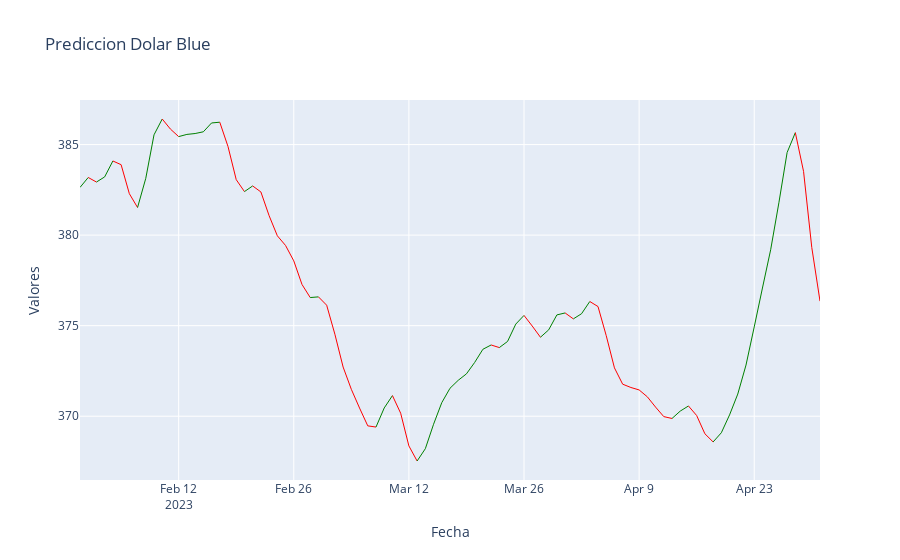

Write notebook code for a chart like this one.
### Code cell
import plotly.graph_objs as go
import plotly.offline as pyo

data = []
for i in range(1, len(values_new)):
    if y[i] > y[i-1]:
        color = 'green'
    else:
        color = 'red'
    trace = go.Scatter(x=x[i-1:i+1], y=y[i-1:i+1], mode='lines', line=dict(color=color, width=1), showlegend=False)
    data.append(trace)

layout = go.Layout(title='Prediccion Dolar Blue', xaxis=dict(title='Fecha'), yaxis=dict(title='Valores'))
fig = go.Figure(data=data, layout=layout)
pyo.iplot(fig)

### Figure 1 — Plotly figure (JSON) as saved in the notebook; plotly's stock layout.template omitted (floating-point values rounded to 4 significant figures)
{"data": [{"line": {"color": "green", "width": 1}, "mode": "lines", "showlegend": false, "type": "scatter", "x": ["2023-01-31", "2023-02-01"], "y": [382.6, 383.2]}, {"line": {"color": "red", "width": 1}, "mode": "lines", "showlegend": false, "type": "scatter", "x": ["2023-02-01", "2023-02-02"], "y": [383.2, 382.9]}, {"line": {"color": "green", "width": 1}, "mode": "lines", "showlegend": false, "type": "scatter", "x": ["2023-02-02", "2023-02-03"], "y": [382.9, 383.2]}, {"line": {"color": "green", "width": 1}, "mode": "lines", "showlegend": false, "type": "scatter", "x": ["2023-02-03", "2023-02-04"], "y": [383.2, 384.1]}, {"line": {"color": "red", "width": 1}, "mode": "lines", "showlegend": false, "type": "scatter", "x": ["2023-02-04", "2023-02-05"], "y": [384.1, 383.9]}, {"line": {"color": "red", "width": 1}, "mode": "lines", "showlegend": false, "type": "scatter", "x": ["2023-02-05", "2023-02-06"], "y": [383.9, 382.3]}, {"line": {"color": "red", "width": 1}, "mode": "lines", "showlegend": false, "type": "scatter", "x": ["2023-02-06", "2023-02-07"], "y": [382.3, 381.5]}, {"line": {"color": "green", "width": 1}, "mode": "lines", "showlegend": false, "type": "scatter", "x": ["2023-02-07", "2023-02-08"], "y": [381.5, 383.1]}, {"line": {"color": "green", "width": 1}, "mode": "lines", "showlegend": false, "type": "scatter", "x": ["2023-02-08", "2023-02-09"], "y": [383.1, 385.5]}, {"line": {"color": "green", "width": 1}, "mode": "lines", "showlegend": false, "type": "scatter", "x": ["2023-02-09", "2023-02-10"], "y": [385.5, 386.4]}, {"line": {"color": "red", "width": 1}, "mode": "lines", "showlegend": false, "type": "scatter", "x": ["2023-02-10", "2023-02-11"], "y": [386.4, 385.9]}, {"line": {"color": "red", "width": 1}, "mode": "lines", "showlegend": false, "type": "scatter", "x": ["2023-02-11", "2023-02-12"], "y": [385.9, 385.4]}, {"line": {"color": "green", "width": 1}, "mode": "lines", "showlegend": false, "type": "scatter", "x": ["2023-02-12", "2023-02-13"], "y": [385.4, 385.6]}, {"line": {"color": "green", "width": 1}, "mode": "lines", "showlegend": false, "type": "scatter", "x": ["2023-02-13", "2023-02-14"], "y": [385.6, 385.6]}, {"line": {"color": "green", "width": 1}, "mode": "lines", "showlegend": false, "type": "scatter", "x": ["2023-02-14", "2023-02-15"], "y": [385.6, 385.7]}, {"line": {"color": "green", "width": 1}, "mode": "lines", "showlegend": false, "type": "scatter", "x": ["2023-02-15", "2023-02-16"], "y": [385.7, 386.2]}, {"line": {"color": "green", "width": 1}, "mode": "lines", "showlegend": false, "type": "scatter", "x": ["2023-02-16", "2023-02-17"], "y": [386.2, 386.2]}, {"line": {"color": "red", "width": 1}, "mode": "lines", "showlegend": false, "type": "scatter", "x": ["2023-02-17", "2023-02-18"], "y": [386.2, 384.9]}, {"line": {"color": "red", "width": 1}, "mode": "lines", "showlegend": false, "type": "scatter", "x": ["2023-02-18", "2023-02-19"], "y": [384.9, 383.1]}, {"line": {"color": "red", "width": 1}, "mode": "lines", "showlegend": false, "type": "scatter", "x": ["2023-02-19", "2023-02-20"], "y": [383.1, 382.4]}, {"line": {"color": "green", "width": 1}, "mode": "lines", "showlegend": false, "type": "scatter", "x": ["2023-02-20", "2023-02-21"], "y": [382.4, 382.7]}, {"line": {"color": "red", "width": 1}, "mode": "lines", "showlegend": false, "type": "scatter", "x": ["2023-02-21", "2023-02-22"], "y": [382.7, 382.4]}, {"line": {"color": "red", "width": 1}, "mode": "lines", "showlegend": false, "type": "scatter", "x": ["2023-02-22", "2023-02-23"], "y": [382.4, 381.1]}, {"line": {"color": "red", "width": 1}, "mode": "lines", "showlegend": false, "type": "scatter", "x": ["2023-02-23", "2023-02-24"], "y": [381.1, 380.0]}, {"line": {"color": "red", "width": 1}, "mode": "lines", "showlegend": false, "type": "scatter", "x": ["2023-02-24", "2023-02-25"], "y": [380.0, 379.4]}, {"line": {"color": "red", "width": 1}, "mode": "lines", "showlegend": false, "type": "scatter", "x": ["2023-02-25", "2023-02-26"], "y": [379.4, 378.6]}, {"line": {"color": "red", "width": 1}, "mode": "lines", "showlegend": false, "type": "scatter", "x": ["2023-02-26", "2023-02-27"], "y": [378.6, 377.3]}, {"line": {"color": "red", "width": 1}, "mode": "lines", "showlegend": false, "type": "scatter", "x": ["2023-02-27", "2023-02-28"], "y": [377.3, 376.6]}, {"line": {"color": "green", "width": 1}, "mode": "lines", "showlegend": false, "type": "scatter", "x": ["2023-02-28", "2023-03-01"], "y": [376.6, 376.6]}, {"line": {"color": "red", "width": 1}, "mode": "lines", "showlegend": false, "type": "scatter", "x": ["2023-03-01", "2023-03-02"], "y": [376.6, 376.1]}, {"line": {"color": "red", "width": 1}, "mode": "lines", "showlegend": false, "type": "scatter", "x": ["2023-03-02", "2023-03-03"], "y": [376.1, 374.5]}, {"line": {"color": "red", "width": 1}, "mode": "lines", "showlegend": false, "type": "scatter", "x": ["2023-03-03", "2023-03-04"], "y": [374.5, 372.7]}, {"line": {"color": "red", "width": 1}, "mode": "lines", "showlegend": false, "type": "scatter", "x": ["2023-03-04", "2023-03-05"], "y": [372.7, 371.5]}, {"line": {"color": "red", "width": 1}, "mode": "lines", "showlegend": false, "type": "scatter", "x": ["2023-03-05", "2023-03-06"], "y": [371.5, 370.5]}, {"line": {"color": "red", "width": 1}, "mode": "lines", "showlegend": false, "type": "scatter", "x": ["2023-03-06", "2023-03-07"], "y": [370.5, 369.5]}, {"line": {"color": "red", "width": 1}, "mode": "lines", "showlegend": false, "type": "scatter", "x": ["2023-03-07", "2023-03-08"], "y": [369.5, 369.4]}, {"line": {"color": "green", "width": 1}, "mode": "lines", "showlegend": false, "type": "scatter", "x": ["2023-03-08", "2023-03-09"], "y": [369.4, 370.5]}, {"line": {"color": "green", "width": 1}, "mode": "lines", "showlegend": false, "type": "scatter", "x": ["2023-03-09", "2023-03-10"], "y": [370.5, 371.1]}, {"line": {"color": "red", "width": 1}, "mode": "lines", "showlegend": false, "type": "scatter", "x": ["2023-03-10", "2023-03-11"], "y": [371.1, 370.2]}, {"line": {"color": "red", "width": 1}, "mode": "lines", "showlegend": false, "type": "scatter", "x": ["2023-03-11", "2023-03-12"], "y": [370.2, 368.4]}, {"line": {"color": "red", "width": 1}, "mode": "lines", "showlegend": false, "type": "scatter", "x": ["2023-03-12", "2023-03-13"], "y": [368.4, 367.5]}, {"line": {"color": "green", "width": 1}, "mode": "lines", "showlegend": false, "type": "scatter", "x": ["2023-03-13", "2023-03-14"], "y": [367.5, 368.2]}, {"line": {"color": "green", "width": 1}, "mode": "lines", "showlegend": false, "type": "scatter", "x": ["2023-03-14", "2023-03-15"], "y": [368.2, 369.6]}, {"line": {"color": "green", "width": 1}, "mode": "lines", "showlegend": false, "type": "scatter", "x": ["2023-03-15", "2023-03-16"], "y": [369.6, 370.7]}, {"line": {"color": "green", "width": 1}, "mode": "lines", "showlegend": false, "type": "scatter", "x": ["2023-03-16", "2023-03-17"], "y": [370.7, 371.5]}, {"line": {"color": "green", "width": 1}, "mode": "lines", "showlegend": false, "type": "scatter", "x": ["2023-03-17", "2023-03-18"], "y": [371.5, 372.0]}, {"line": {"color": "green", "width": 1}, "mode": "lines", "showlegend": false, "type": "scatter", "x": ["2023-03-18", "2023-03-19"], "y": [372.0, 372.3]}, {"line": {"color": "green", "width": 1}, "mode": "lines", "showlegend": false, "type": "scatter", "x": ["2023-03-19", "2023-03-20"], "y": [372.3, 373.0]}, {"line": {"color": "green", "width": 1}, "mode": "lines", "showlegend": false, "type": "scatter", "x": ["2023-03-20", "2023-03-21"], "y": [373.0, 373.7]}, {"line": {"color": "green", "width": 1}, "mode": "lines", "showlegend": false, "type": "scatter", "x": ["2023-03-21", "2023-03-22"], "y": [373.7, 373.9]}, {"line": {"color": "red", "width": 1}, "mode": "lines", "showlegend": false, "type": "scatter", "x": ["2023-03-22", "2023-03-23"], "y": [373.9, 373.8]}, {"line": {"color": "green", "width": 1}, "mode": "lines", "showlegend": false, "type": "scatter", "x": ["2023-03-23", "2023-03-24"], "y": [373.8, 374.1]}, {"line": {"color": "green", "width": 1}, "mode": "lines", "showlegend": false, "type": "scatter", "x": ["2023-03-24", "2023-03-25"], "y": [374.1, 375.1]}, {"line": {"color": "green", "width": 1}, "mode": "lines", "showlegend": false, "type": "scatter", "x": ["2023-03-25", "2023-03-26"], "y": [375.1, 375.6]}, {"line": {"color": "red", "width": 1}, "mode": "lines", "showlegend": false, "type": "scatter", "x": ["2023-03-26", "2023-03-27"], "y": [375.6, 375.0]}, {"line": {"color": "red", "width": 1}, "mode": "lines", "showlegend": false, "type": "scatter", "x": ["2023-03-27", "2023-03-28"], "y": [375.0, 374.4]}, {"line": {"color": "green", "width": 1}, "mode": "lines", "showlegend": false, "type": "scatter", "x": ["2023-03-28", "2023-03-29"], "y": [374.4, 374.8]}, {"line": {"color": "green", "width": 1}, "mode": "lines", "showlegend": false, "type": "scatter", "x": ["2023-03-29", "2023-03-30"], "y": [374.8, 375.6]}, {"line": {"color": "green", "width": 1}, "mode": "lines", "showlegend": false, "type": "scatter", "x": ["2023-03-30", "2023-03-31"], "y": [375.6, 375.7]}, {"line": {"color": "red", "width": 1}, "mode": "lines", "showlegend": false, "type": "scatter", "x": ["2023-03-31", "2023-04-01"], "y": [375.7, 375.4]}, {"line": {"color": "green", "width": 1}, "mode": "lines", "showlegend": false, "type": "scatter", "x": ["2023-04-01", "2023-04-02"], "y": [375.4, 375.7]}, {"line": {"color": "green", "width": 1}, "mode": "lines", "showlegend": false, "type": "scatter", "x": ["2023-04-02", "2023-04-03"], "y": [375.7, 376.3]}, {"line": {"color": "red", "width": 1}, "mode": "lines", "showlegend": false, "type": "scatter", "x": ["2023-04-03", "2023-04-04"], "y": [376.3, 376.1]}, {"line": {"color": "red", "width": 1}, "mode": "lines", "showlegend": false, "type": "scatter", "x": ["2023-04-04", "2023-04-05"], "y": [376.1, 374.4]}, {"line": {"color": "red", "width": 1}, "mode": "lines", "showlegend": false, "type": "scatter", "x": ["2023-04-05", "2023-04-06"], "y": [374.4, 372.7]}, {"line": {"color": "red", "width": 1}, "mode": "lines", "showlegend": false, "type": "scatter", "x": ["2023-04-06", "2023-04-07"], "y": [372.7, 371.8]}, {"line": {"color": "red", "width": 1}, "mode": "lines", "showlegend": false, "type": "scatter", "x": ["2023-04-07", "2023-04-08"], "y": [371.8, 371.6]}, {"line": {"color": "red", "width": 1}, "mode": "lines", "showlegend": false, "type": "scatter", "x": ["2023-04-08", "2023-04-09"], "y": [371.6, 371.5]}, {"line": {"color": "red", "width": 1}, "mode": "lines", "showlegend": false, "type": "scatter", "x": ["2023-04-09", "2023-04-10"], "y": [371.5, 371.1]}, {"line": {"color": "red", "width": 1}, "mode": "lines", "showlegend": false, "type": "scatter", "x": ["2023-04-10", "2023-04-11"], "y": [371.1, 370.5]}, {"line": {"color": "red", "width": 1}, "mode": "lines", "showlegend": false, "type": "scatter", "x": ["2023-04-11", "2023-04-12"], "y": [370.5, 370.0]}, {"line": {"color": "red", "width": 1}, "mode": "lines", "showlegend": false, "type": "scatter", "x": ["2023-04-12", "2023-04-13"], "y": [370.0, 369.9]}, {"line": {"color": "green", "width": 1}, "mode": "lines", "showlegend": false, "type": "scatter", "x": ["2023-04-13", "2023-04-14"], "y": [369.9, 370.3]}, {"line": {"color": "green", "width": 1}, "mode": "lines", "showlegend": false, "type": "scatter", "x": ["2023-04-14", "2023-04-15"], "y": [370.3, 370.6]}, {"line": {"color": "red", "width": 1}, "mode": "lines", "showlegend": false, "type": "scatter", "x": ["2023-04-15", "2023-04-16"], "y": [370.6, 370.0]}, {"line": {"color": "red", "width": 1}, "mode": "lines", "showlegend": false, "type": "scatter", "x": ["2023-04-16", "2023-04-17"], "y": [370.0, 369.0]}, {"line": {"color": "red", "width": 1}, "mode": "lines", "showlegend": false, "type": "scatter", "x": ["2023-04-17", "2023-04-18"], "y": [369.0, 368.6]}, {"line": {"color": "green", "width": 1}, "mode": "lines", "showlegend": false, "type": "scatter", "x": ["2023-04-18", "2023-04-19"], "y": [368.6, 369.1]}, {"line": {"color": "green", "width": 1}, "mode": "lines", "showlegend": false, "type": "scatter", "x": ["2023-04-19", "2023-04-20"], "y": [369.1, 370.1]}, {"line": {"color": "green", "width": 1}, "mode": "lines", "showlegend": false, "type": "scatter", "x": ["2023-04-20", "2023-04-21"], "y": [370.1, 371.2]}, {"line": {"color": "green", "width": 1}, "mode": "lines", "showlegend": false, "type": "scatter", "x": ["2023-04-21", "2023-04-22"], "y": [371.2, 372.8]}, {"line": {"color": "green", "width": 1}, "mode": "lines", "showlegend": false, "type": "scatter", "x": ["2023-04-22", "2023-04-23"], "y": [372.8, 374.9]}, {"line": {"color": "green", "width": 1}, "mode": "lines", "showlegend": false, "type": "scatter", "x": ["2023-04-23", "2023-04-24"], "y": [374.9, 377.1]}, {"line": {"color": "green", "width": 1}, "mode": "lines", "showlegend": false, "type": "scatter", "x": ["2023-04-24", "2023-04-25"], "y": [377.1, 379.2]}, {"line": {"color": "green", "width": 1}, "mode": "lines", "showlegend": false, "type": "scatter", "x": ["2023-04-25", "2023-04-26"], "y": [379.2, 381.8]}, {"line": {"color": "green", "width": 1}, "mode": "lines", "showlegend": false, "type": "scatter", "x": ["2023-04-26", "2023-04-27"], "y": [381.8, 384.6]}, {"line": {"color": "green", "width": 1}, "mode": "lines", "showlegend": false, "type": "scatter", "x": ["2023-04-27", "2023-04-28"], "y": [384.6, 385.7]}, {"line": {"color": "red", "width": 1}, "mode": "lines", "showlegend": false, "type": "scatter", "x": ["2023-04-28", "2023-04-29"], "y": [385.7, 383.5]}, {"line": {"color": "red", "width": 1}, "mode": "lines", "showlegend": false, "type": "scatter", "x": ["2023-04-29", "2023-04-30"], "y": [383.5, 379.3]}, {"line": {"color": "red", "width": 1}, "mode": "lines", "showlegend": false, "type": "scatter", "x": ["2023-04-30", "2023-05-01"], "y": [379.3, 376.4]}], "layout": {"title": {"text": "Prediccion Dolar Blue"}, "xaxis": {"title": {"text": "Fecha"}}, "yaxis": {"title": {"text": "Valores"}}}}
